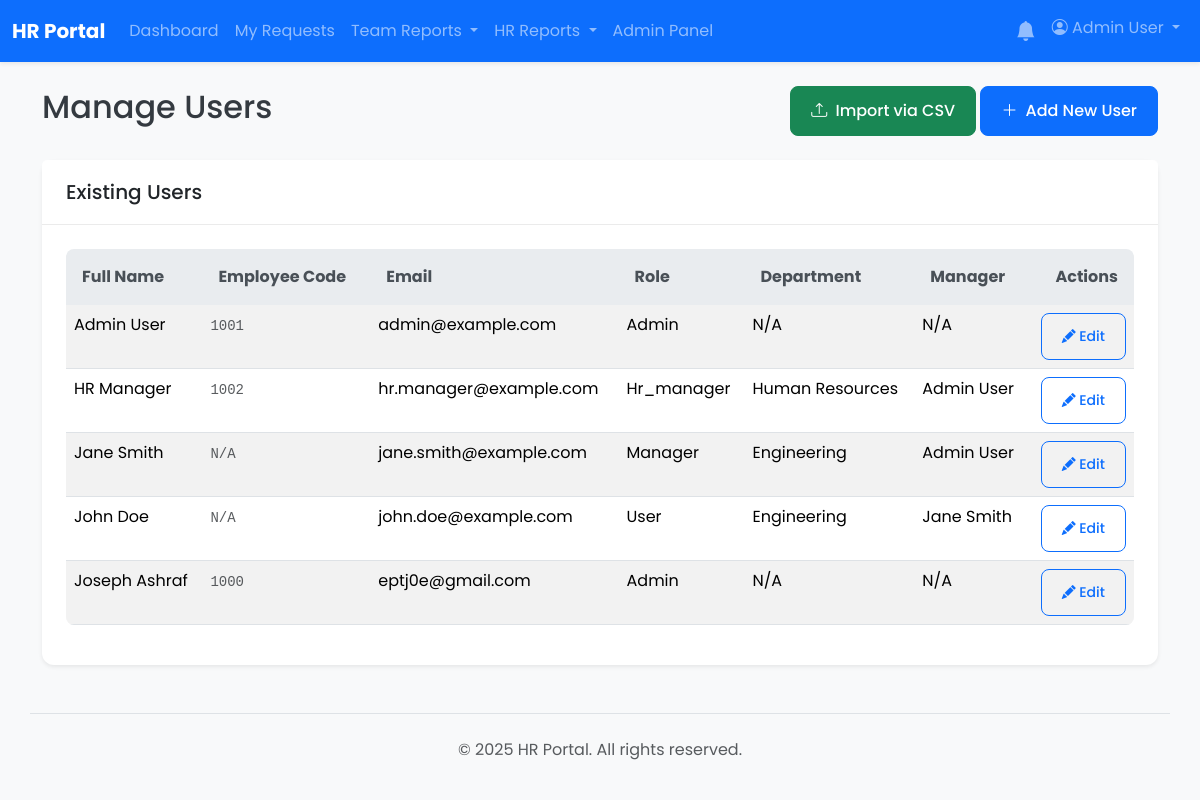
The page /admin/users.php (signed in) on the database its author committed.
### tables this page shows
CREATE TABLE `users` (
  `id` int(11) NOT NULL,
  `employee_code` varchar(50) DEFAULT NULL,
  `full_name` varchar(255) NOT NULL,
  `email` varchar(255) NOT NULL,
  `password` varchar(255) NOT NULL,
  `role` enum('user','manager','hr','hr_manager','admin') NOT NULL DEFAULT 'user',
  `department_id` int(11) DEFAULT NULL,
  `direct_manager_id` int(11) DEFAULT NULL,
  `must_change_password` tinyint(1) NOT NULL DEFAULT 0
);

CREATE TABLE `departments` (
  `id` int(11) NOT NULL,
  `name` varchar(255) NOT NULL
);

### admin/users.php (the view, shortened to what this page needs)
<?php
require_once __DIR__ . '/../app/bootstrap.php';
include __DIR__ . '/../app/templates/header.php';
$users_list = $pdo->query("SELECT u.*, d.name AS department_name, m.full_name AS manager_name FROM users u LEFT JOIN departments d ON u.department_id = d.id LEFT JOIN users m ON u.direct_manager_id = m.id ORDER BY u.full_name")->fetchAll();
?>
<div class="d-flex justify-content-between align-items-center mb-4">
    <h1 class="h2">Manage Users</h1>
    <div>
        <a href="import_users_csv.php" class="btn btn-success"><i class="bi bi-upload me-1"></i> Import via CSV</a>
        <a href="?action=add#user-form" class="btn btn-primary"><i class="bi bi-plus-lg me-1"></i> Add New User</a>
    </div>
</div>
<div class="card shadow-sm">
    <div class="card-header"><h2 class="h5 mb-0">Existing Users</h2></div>
    <div class="card-body">
        <div class="table-responsive">
            <table class="table table-striped table-hover">
                <thead class="table-light">
                    <tr><th>Full Name</th><th>Employee Code</th><th>Email</th><th>Role</th><th>Department</th><th>Manager</th><th class="text-end">Actions</th></tr>
                </thead>
                <tbody>
                    <?php foreach ($users_list as $user): ?>
                        <tr>
                            <td><?= htmlspecialchars($user['full_name']) ?></td>
                            <td><code class="text-muted"><?= htmlspecialchars($user['employee_code'] ?? 'N/A') ?></code></td>
                            <td><?= htmlspecialchars($user['email']) ?></td>
                            <td><?= ucfirst(htmlspecialchars($user['role'])) ?></td>
                            <td><?= htmlspecialchars($user['department_name'] ?? 'N/A') ?></td>
                            <td><?= htmlspecialchars($user['manager_name'] ?? 'N/A') ?></td>
                            <td class="text-end"><a href="?action=edit&id=<?= $user['id'] ?>#user-form" class="btn btn-sm btn-outline-primary"><i class="bi bi-pencil-fill"></i> Edit</a></td>
                        </tr>
                    <?php endforeach; ?>
                </tbody>
            </table>
        </div>
    </div>
</div>
<?php
include __DIR__ . '/../app/templates/footer.php';
?>

### css/style.css (style rules this page uses)
* { box-sizing: border-box; }
html, body { height: 100%; margin: 0; padding: 0; }
body { font-family: 'Poppins', sans-serif; background-color: #f0f2f5; color: #343a40; }
a { color: #007bff; text-decoration: none; transition: color 0.2s ease-in-out; }
.card { border: none; border-radius: 0.75rem; box-shadow: 0 4px 12px rgba(0, 0, 0, 0.08); }
.card-header { background-color: #ffffff; border-bottom: 1px solid rgba(0, 0, 0, 0.08); font-weight: 600; padding: 1.25rem 1.5rem; border-top-left-radius: 0.75rem; border-top-right-radius: 0.75rem; }
.card-body { padding: 1.5rem; }
.btn { border-radius: 0.5rem; font-weight: 500; padding: 0.75rem 1.25rem; }
.table { border-radius: 0.5rem; overflow: hidden; }
.table thead th { background-color: #e9ecef; color: #495057; border-bottom: none; padding: 1rem; }
.table-striped tbody tr:nth-of-type(odd) { background-color: #f8f9fa; }
.mb-4 { margin-bottom: 1.5rem !important; }

### rows shown on the page
users: full_name "Admin User", employee_code "1001", email "admin@example.com", role "Admin", department_name "N/A", manager_name "N/A"
users: full_name "HR Manager", employee_code "1002", email "hr.manager@example.com", role "Hr_manager", department.name "Human Resources", direct_manager.full_name "Admin User"
users: full_name "Jane Smith", employee_code "N/A", email "jane.smith@example.com", role "Manager", department.name "Engineering", direct_manager.full_name "Admin User"
users: full_name "John Doe", employee_code "N/A", email "john.doe@example.com", role "User", department.name "Engineering", direct_manager.full_name "Jane Smith"
users: full_name "Joseph Ashraf", employee_code "1000", email "eptj0e@gmail.com", role "Admin", department_name "N/A", manager_name "N/A"

### other values the page prints
SITE_NAME "HR Portal"
$_SESSION['full_name'] "Admin User"
